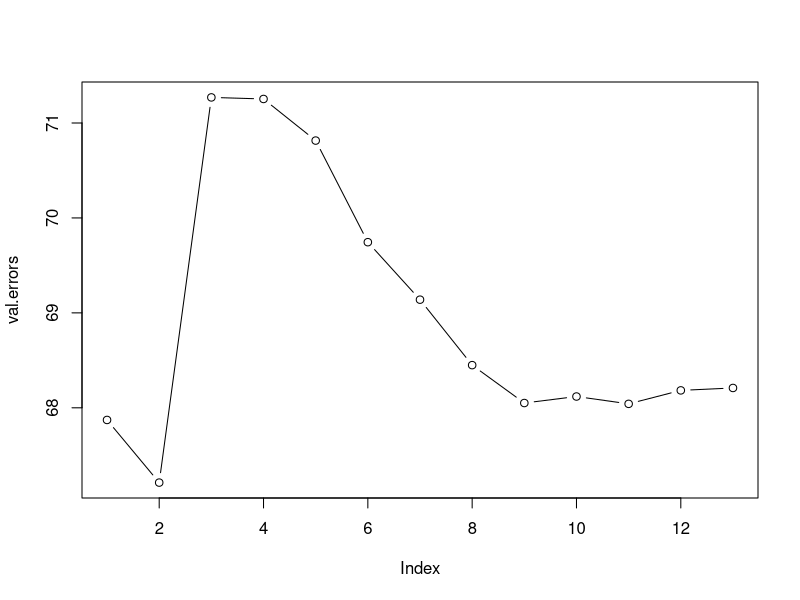

Recreate this plot in R. (Note: this script raises an error after producing the figure.)
rm(list=ls())

library(MASS)
data(Boston)
attach(Boston)

# We will now try to predict per capita crime rate in the Boston data
# set.
# (a) Try out some of the regression methods explored in this chapter,
# such as best subset selection, the lasso, ridge regression, and
# PCR. Present and discuss results for the approaches that you
# consider.




#splitting data to training and tests set
set.seed(333)

train <- sample(1:nrow(Boston), nrow(Boston)*0.80)

######Best subset selection
library(leaps)
best_subset <- regsubsets(crim ~., data=Boston[train,], nvmax=13)
summary(best_subset)

#using validation set approach to pick the best model
test_matrix <- model.matrix(crim~., data=Boston[-train,])

val.errors <- rep(NA,13)
for (i in 1:13) {
  coefi <- coef(best_subset,id=i)
  pred <- test_matrix[,names(coefi)] %*% coefi
  val.errors[i] <- mean((Boston$crim[-train]-pred)^2)
}

which.min(val.errors)

plot(val.errors,type= 'b')
coef(best_subset, 9)
(best_subset_mse <- val.errors[2])

##########Choose the model using cross-validation with best subset method
predict.regsubsets <- function (object, newdata, id,...){
  form<-as.formula(object$call [[2]])
  mat<-model.matrix(form,newdata)
  coefi<-coef(object, id=id)
  xvars<-names(coefi)
  mat[,xvars]%*%coefi
}

k <- 10
set.seed(333)
folds <- sample(1:k,nrow(Boston), replace=TRUE)
cv.errors <- matrix(NA,k,13, dimnames=list(NULL, paste(1:13)))

for(j in 1:k){
  best.fit=regsubsets(crim~., data=Boston[folds!=j, ], nvmax=13)
  for(i in 1:13) {
    pred=predict(best.fit,Boston[folds==j,],id=i)
    cv.errors[j,i]=mean((Boston$crim[folds==j]-pred)^2)
  }
}

(mean.cv.errors <- apply(cv.errors,2,mean))
plot(mean.cv.errors, type="b")
which.min(mean.cv.errors)
#lowest is at 12 but we can use 9 instead as the
#errors are quite similar and we are parsimonious
(best_subset_mse_cv <- mean.cv.errors[9])
#43.6168

#######Lasso Regression
library(glmnet)
set.seed(333)

x <- model.matrix(crim~., Boston)[, -1]
y <- Boston$crim

lasso.fit <- glmnet(x[train, ], y[train], alpha=1)
cv.lasso.fit <- cv.glmnet(x[train, ], y[train], alpha=1)
plot(cv.lasso.fit)
(bestlam.lasso <- cv.lasso.fit$lambda.min)
#0.05101479

lasso.pred <- predict(lasso.fit, s=bestlam.lasso, newx=x[-train,]) 
(lasso.error <- mean((lasso.pred-y[-train])^2))
#lasso mse = 68.51329



########Ridge Regression
ridge.fit <- glmnet(x[train, ], y[train], alpha=0)
cv.ridge.fit <- cv.glmnet(x[train, ], y[train], alpha=0)
plot(cv.ridge.fit)

(bestlam.ridge <- cv.ridge.fit$lambda.min)
#0.5344389

ridge.pred <- predict(ridge.fit, s=bestlam.ridge, newx=x[-train,]) 
(ridge.error <- mean((ridge.pred-y[-train])^2))
#lasso mse = 69.43538



###PCR
install.packages("pls")
library(pls)
set.seed(333)

pcr.fit <- pcr(crim~., data=Boston, subset=train, scale=TRUE, validation ="CV")
summary(pcr.fit)
validationplot(pcr.fit, val.type="MSEP")
#lowest MSE at 13. But we see that it is very similar to 8-13.
#Hence for parsinmony, we pick 8 variables

pcr.pred <- predict(pcr.fit, x[-train,], ncomp=13) 
y.test <- crim[-train]
(pcr.error <- mean((pcr.pred-y.test)^2))
#PCR MSE = 68.20879


# (b) Propose a model (or set of models) that seem to perform well on
# this data set, and justify your answer. Make sure that you are
# evaluating model performance using validation set error, crossvalidation, or some other reasonable alternative, as opposed to
# using training error.


#########Model to see the best subset
errors <- c(best_subset_mse, lasso.error, ridge.error, pcr.error)
names(errors) <- c("best_subset_mse", "lasso.error", "ridge.error", "pcr.error")
barplot(sort(errors, decreasing = F))
#Picking lowest mse model: which is best subset MSE


# (c) Does your chosen model involve all of the features in the data
# set? Why or why not?

########Best Subset Mode info

#MSE: 67.21199

#No, The dataset had 12 variables (excluding crime) and we have 9 variables
#as mentioned below

# (Intercept)          zn       indus         nox         dis         rad 
# 17.91831317  0.04007497 -0.10561950 -8.58235521 -0.84508484  0.49883640 
# ptratio       black       lstat        medv 
# -0.22308937 -0.01410997  0.15806233 -0.14477712  
